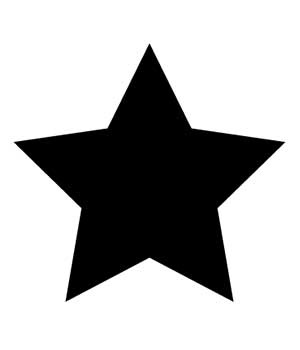
#> input picture advanced_comm_lab/low_res_star.jpg, 300 x 350 px, found by its file name
$ python advanced_comm_lab_expriment4.py
#> lines starting #> are read from the running program, lines starting #| are printed output that depends on the picture

######################################################################################
# Date:         4/7/24
# Last Update:  4/7/24
# Course:       Advanced Communication Lab
# Author:       Reshef Schachter, Boris Karasov
# Lecturer:     Irena Libster
# Project:      Advanced Communication Lab - Experiment 4
# Description:  Hamming(7,4) encoding and error correction on a black and white image
######################################################################################

from PIL import Image
import numpy as np
import matplotlib.pyplot as plt
import random

######################################
############# Question 1 #############
######################################

# Open the image file
image_in = Image.open('C:/Users/sixsi/Code-Projects/PythonProjects/advanced_comm_lab/low_res_star.jpg')
#> image_in is the input picture: PIL image 300x350 RGB; min 0, max 255, mean 182.1

image_in = image_in.convert('L')                    # Convert the image to grayscale
#> image_in: PIL image 300x350 L
array_in = np.array(image_in).flatten()             # Convert the image to a 1D array
array_in = np.unpackbits(array_in.astype(np.uint8)) # Convert the array to 8 bit binary values

######################################
############# Question 2 #############
######################################

def add_noise(arr, blockSize, numErr): # Recieve an array, block size and number of errors to add
#> called with arr = array of shape (840000,), blockSize = 4, numErr = 1
    newarr = arr.copy()
    for i in range(0, len(newarr), blockSize):
        errIndex = random.sample(range(0, blockSize - 1), numErr)
        for j in range(numErr):
            newarr[i + errIndex[j]] ^= 1
#> this loop made 210000 passes
#> (i, errIndex) on passes 2 to 4: (4, [1]), (8, [0]), (12, [1])
    return newarr


# Add noise to the array, 1 error per 4 bits
array = add_noise(array_in, 4, 1)

# Convert the array back into an image
array_q2 = np.packbits(array)
array_q2 = array_q2.reshape(image_in.size[::-1])
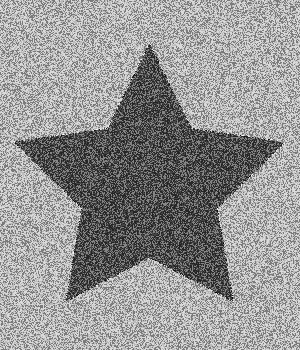
#> array_q2: shape (350, 300); min 0, max 255, mean 148
image_q2 = Image.fromarray(array_q2)


# Plot the original image
plt.figure(figsize=(10, 5))
plt.subplot(1, 2, 1)  # 1 row, 2 columns, 1st subplot
plt.imshow(image_in, cmap='gray')
plt.title('Original Image')
# Plot the modified image
plt.subplot(1, 2, 2)  # 1 row, 2 columns, 2nd subplot
plt.imshow(image_q2, cmap='gray')
plt.title('Modified Image for Question 2')
plt.show()
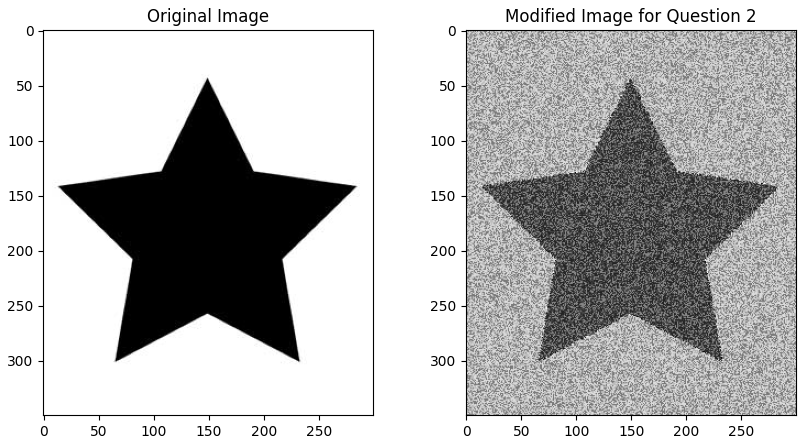
#> figure drawn by matplotlib, 2 panels

######################################
############# Question 3 #############
######################################

# Add Hamming(7,4) encoding in the form of: m1,p1,m2,p2,m3,p3,m4
# p1 = m1 xor m2 xor m4
# p2 = m1 xor m3 xor m4
# p3 = m2 xor m3 xor m4

# Create the H matrix


def encode(arr): # Recieve 4 bits and return 7 bits
    m1 = arr[0]
    m2 = arr[1]
    m3 = arr[2]
    m4 = arr[3]
    p1 = m1 ^ m2 ^ m4
    p2 = m1 ^ m3 ^ m4
    p3 = m2 ^ m3 ^ m4
    return np.array([m1, p1, m2, p2, m3, p3, m4])

encoded_size = array_in.size * 7 // 4
#> encoded_size = 1470000
array_hamming = np.zeros(encoded_size, dtype=np.uint8)
for i in range(0, array_in.size, 4):
#> (the run stopped early here; a loop or call above may not have finished)
